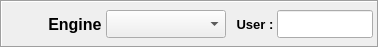
     <widget class="QFrame" name="engineMenuFrame">
      <property name="enabled">
       <bool>true</bool>
      </property>
      <property name="minimumSize">
       <size>
        <width>0</width>
        <height>48</height>
       </size>
      </property>
      <property name="maximumSize">
       <size>
        <width>16777215</width>
        <height>48</height>
       </size>
      </property>
      <property name="baseSize">
       <size>
        <width>0</width>
        <height>0</height>
       </size>
      </property>
      <property name="frameShape">
       <enum>QFrame::Box</enum>
      </property>
      <property name="frameShadow">
       <enum>QFrame::Sunken</enum>
      </property>
      <layout class="QVBoxLayout" name="verticalLayout_2">
       <property name="spacing">
        <number>0</number>
       </property>
       <property name="margin">
        <number>4</number>
       </property>
       <item>
        <layout class="QHBoxLayout" name="engineMenuColumn">
         <property name="spacing">
          <number>0</number>
         </property>
         <item>
          <layout class="QHBoxLayout" name="tractorEngineColumn">
           <property name="spacing">
            <number>0</number>
           </property>
           <item>
            <widget class="QLabel" name="tractorEngine_label">
             <property name="minimumSize">
              <size>
               <width>100</width>
               <height>0</height>
              </size>
             </property>
             <property name="maximumSize">
              <size>
               <width>100</width>
               <height>16777215</height>
              </size>
             </property>
             <property name="font">
              <font>
               <pointsize>12</pointsize>
               <weight>75</weight>
               <bold>true</bold>
              </font>
             </property>
             <property name="text">
              <string>Engine </string>
             </property>
             <property name="alignment">
              <set>Qt::AlignRight|Qt::AlignTrailing|Qt::AlignVCenter</set>
             </property>
            </widget>
           </item>
           <item>
            <widget class="QComboBox" name="tractorEngine_comboBox">
             <property name="sizePolicy">
              <sizepolicy hsizetype="Fixed" vsizetype="Fixed">
               <horstretch>0</horstretch>
               <verstretch>0</verstretch>
              </sizepolicy>
             </property>
             <property name="minimumSize">
              <size>
               <width>120</width>
               <height>28</height>
              </size>
             </property>
             <property name="maximumSize">
              <size>
               <width>120</width>
               <height>28</height>
              </size>
             </property>
             <property name="font">
              <font>
               <pointsize>12</pointsize>
              </font>
             </property>
             <property name="iconSize">
              <size>
               <width>16</width>
               <height>16</height>
              </size>
             </property>
            </widget>
           </item>
          </layout>
         </item>
         <item>
          <layout class="QHBoxLayout" name="userColumn">
           <property name="spacing">
            <number>0</number>
           </property>
           <item>
            <widget class="QLabel" name="currentRenderer_label">
             <property name="sizePolicy">
              <sizepolicy hsizetype="Expanding" vsizetype="Expanding">
               <horstretch>0</horstretch>
               <verstretch>0</verstretch>
              </sizepolicy>
             </property>
             <property name="font">
              <font>
               <pointsize>12</pointsize>
               <weight>75</weight>
               <bold>true</bold>
              </font>
             </property>
             <property name="text">
              <string/>
             </property>
             <property name="alignment">
              <set>Qt::AlignCenter</set>
             </property>
            </widget>
           </item>
           <item>
            <widget class="QLabel" name="UserLabel">
             <property name="font">
              <font>
               <pointsize>10</pointsize>
               <weight>75</weight>
               <bold>true</bold>
              </font>
             </property>
             <property name="text">
              <string>User : </string>
             </property>
             <property name="alignment">
              <set>Qt::AlignRight|Qt::AlignTrailing|Qt::AlignVCenter</set>
             </property>
            </widget>
           </item>
           <item>
            <widget class="QLineEdit" name="userLineEdit">
             <property name="minimumSize">
              <size>
               <width>0</width>
               <height>28</height>
              </size>
             </property>
             <property name="maximumSize">
              <size>
               <width>96</width>
               <height>16777215</height>
              </size>
             </property>
             <property name="font">
              <font>
               <pointsize>11</pointsize>
              </font>
             </property>
             <property name="layoutDirection">
              <enum>Qt::LeftToRight</enum>
             </property>
             <property name="text">
              <string/>
             </property>
             <property name="dragEnabled">
              <bool>false</bool>
             </property>
             <property name="readOnly">
              <bool>true</bool>
             </property>
            </widget>
           </item>
          </layout>
         </item>
        </layout>
       </item>
      </layout>
     </widget>
